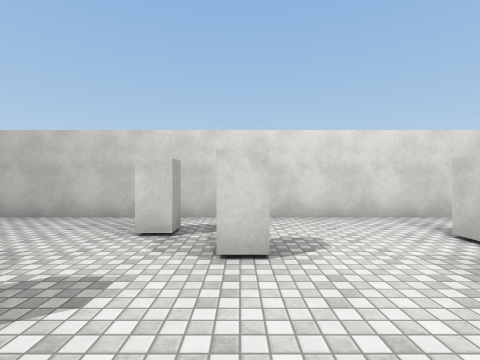
[1] (above)

20 first-person views from a walk through a Unity game level. The camera is 1.5 m above the floor, looks level and sees 85° across. The floor is counted in squares, 2 m on a side. Each view is taken from the middle of a square. On the plan, view 1 faces up. The plan holds only what a view shows up to about 9 squares ahead; the rest is blank. The place goes on beyond the plan. The player is left out. Surface patterns are stand-ins for the level's own textures.

[2]
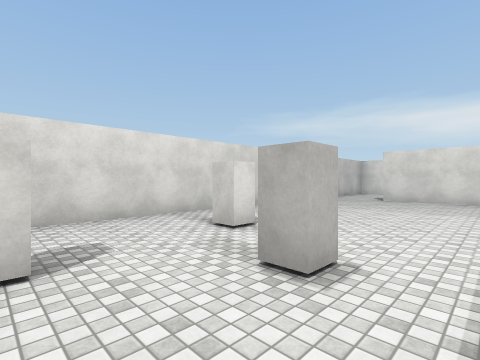

[3]
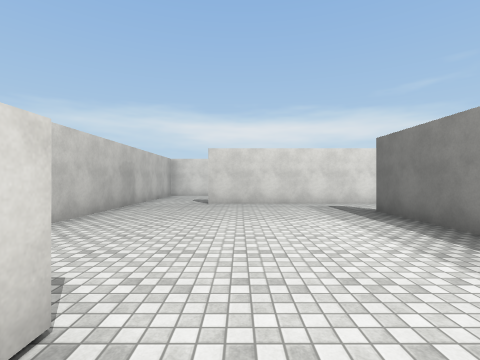

[4]
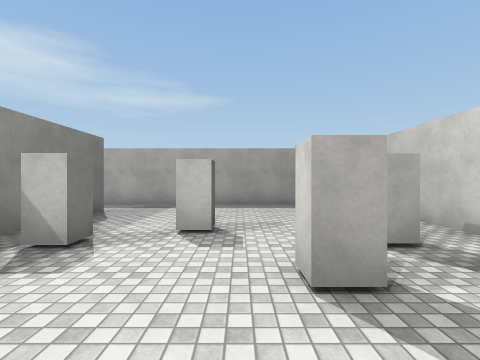

[5]
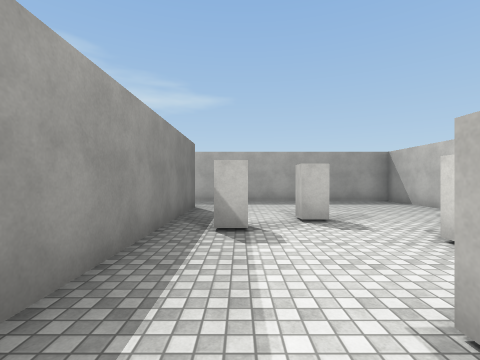

[6]
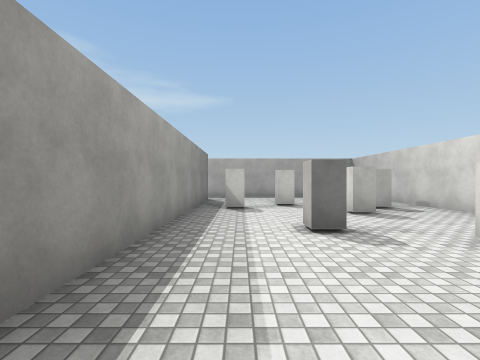

[7]
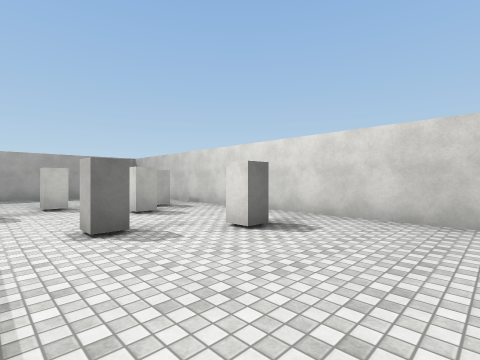

[8]
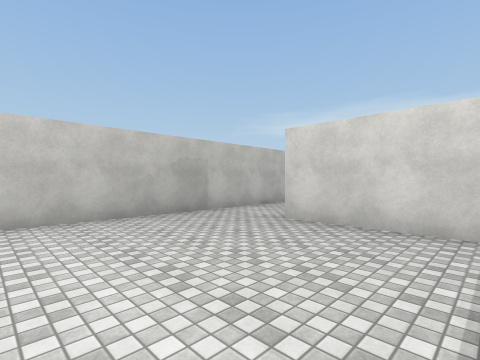

[9]
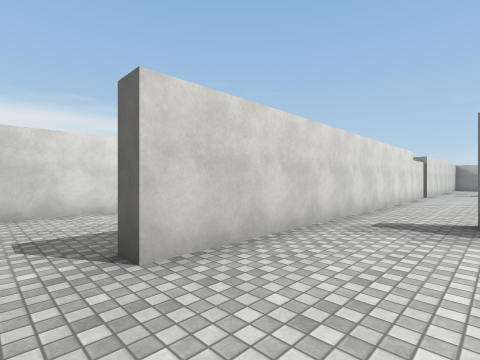

[10]
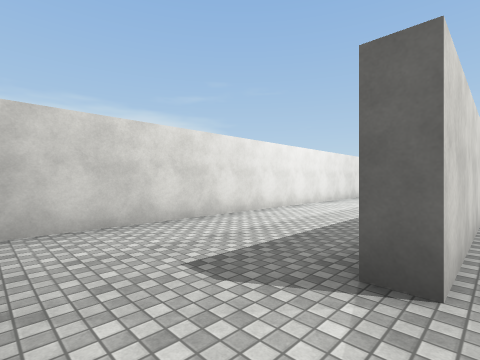

[11]
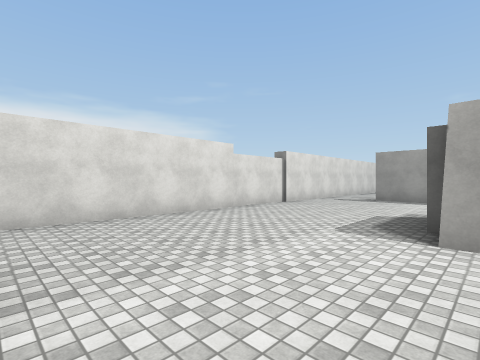

[12]
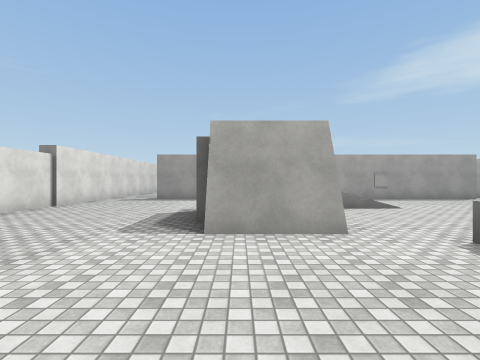

[13]
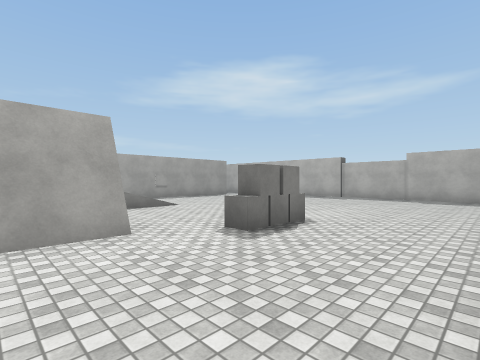

[14]
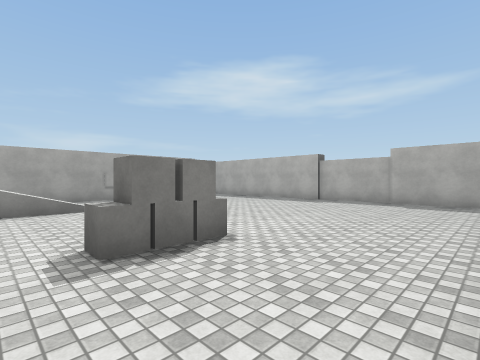

[15]
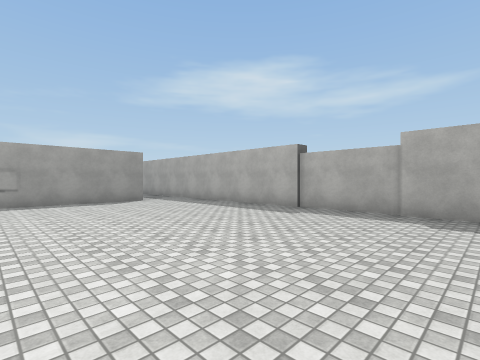

[16]
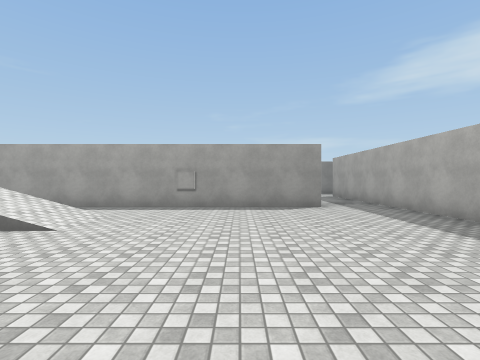

[17]
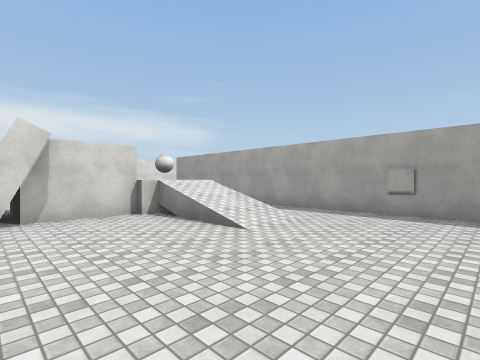

[18]
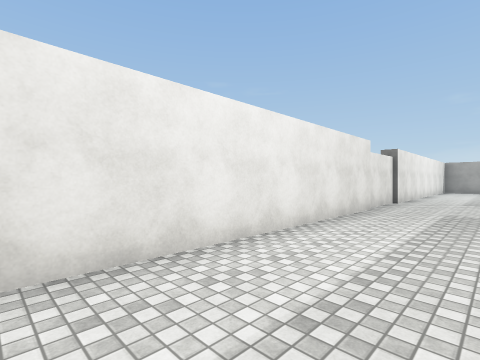

[19]
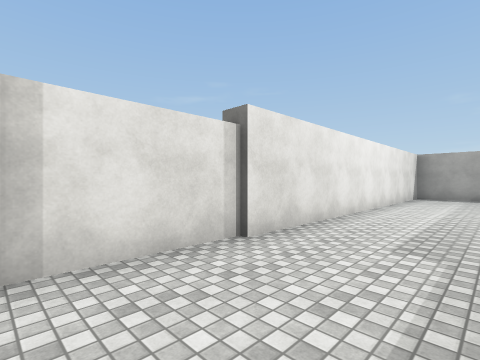

[20]
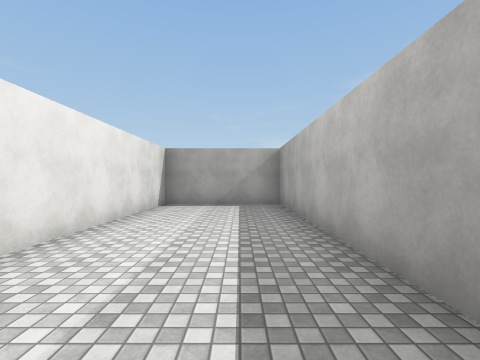

### Floor plan
Points are (right, up) in squares from view 1. A wall is a line through its corners. A room is listed if a view was taken in it or the views show most of it. See-through windows are left out.
Room 1 (views 1, 2, 3, 4, 5, 6, 7, 8, 9, 10)
walls: (-4.2, -1.2) (8.2, -1.2); (10.2, -1.5) (10.2, 3); (10.5, 5.2) (-6, 5.2); (-6.3, 3.8) (-6.3, -1.4)
ways out: opening at (-5, -1) to room 2; opening at (9.5, -1) to room 2; opening at (11, 4.5) to room 3
objects: block (-2, 1); block (-1, 0); block (-1, 4); block (0, 3); block (2, 1); block (3, 3)
Room 2 (views 11, 12, 13, 14, 15, 16, 17)
walls: (3.4, -5.7) (5.5, -5.7); (3.5, -6.6) (3.5, -6) (5.5, -6); (3.7, -8.5) (3.7, -6.5); (0.4, -12.3) (4.8, -12.3); (6.6, -12.3) (7.5, -12.3); (10.2, -7) (10.2, -1.5); (-4.4, -12.3) (-1.4, -12.3); (-6.3, -1.4) (-6.3, -11.5); (10.2, -11) (10.2, -7.1)
low walls: (2.9, -8.9) (3.5, -8.9)
ways out: opening at (-5, -1) to room 1; opening at (9.5, -1) to room 1; opening at (-5, -12)
objects: cube (1, -5); cube (2, -5)
Room 3 (views 18, 19, 20)
walls: (10.7, -12.2) (10.7, -19.3) (14.4, -19.3) (14.4, 4.9); (10.2, 3) (10.8, 3); (13.5, 5.2) (10.5, 5.2)
ways out: opening at (11, 4.5) to room 1

Where each view was taken, in squares from view 1:
view 1: 0 up, 0 right, facing up
view 2: 0 up, 0 right, facing up-right
view 3: 2 up, 2 right, facing right
view 4: 2 up, 2 right, facing left
view 5: 0 up, 3 right, facing left
view 6: 0 up, 6 right, facing left
view 7: 0 up, 6 right, facing up-left
view 8: 0 up, 6 right, facing up-right
view 9: 4 up, 8 right, facing down-right
view 10: 5 up, 10 right, facing down-right
view 11: 2 down, 5 right, facing down-right
view 12: 2 down, 5 right, facing down
view 13: 2 down, 5 right, facing down-left
view 14: 2 down, 3 right, facing down-left
view 15: 3 down, 0 right, facing down-left
view 16: 5 down, 2 left, facing down
view 17: 6 down, 2 left, facing down-right
view 18: 0 up, 12 right, facing down-right
view 19: 7 down, 12 right, facing down-right
view 20: 11 down, 12 right, facing down
